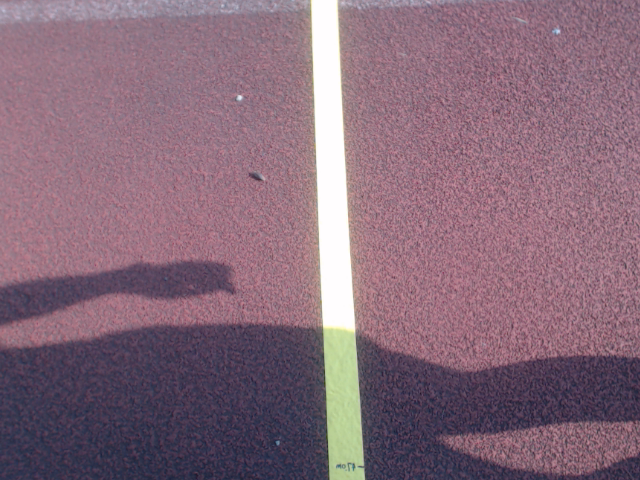
#> input picture DATA/3F/2544594.png, 640 x 480 px; its folder holds 4 pictures in this run
$ python horizontal_flip.py   (Python 2 division)
#> lines starting #> are read from the running program, lines starting #| are printed output that depends on the picture
import cv2
import os.path
import os
import numpy as np
import csv
import sys


DATA_DIR = "DATA/3F"


for filename in os.listdir(DATA_DIR):
    print int(filename[0])
    img = cv2.imread(os.path.join(DATA_DIR, filename))
#> img is the input picture: shape (480, 640, 3); mean B, G, R 121.4, 106, 134.3
    flipped = cv2.flip(img,1)
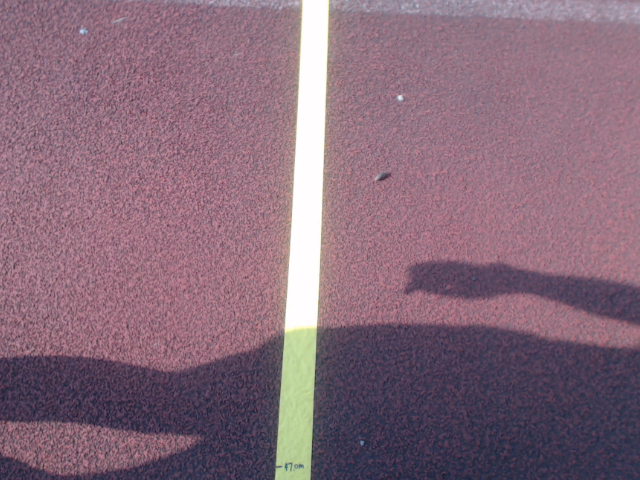
#> flipped: shape (480, 640, 3); mean B, G, R 121.4, 106, 134.3
    cv2.imwrite(os.path.join(DATA_DIR, filename), flipped)
#> pass 2 of the loop `for filename in os.listdir(DATA_DIR):`:
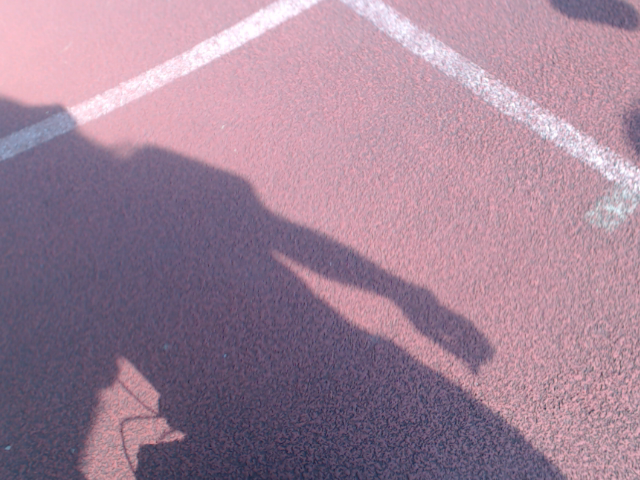
#> input picture DATA/3F/2656098.png, 640 x 480 px
#> img is the input picture: shape (480, 640, 3); mean B, G, R 150.8, 130.6, 160
#> `flipped = cv2.flip(img,1)`:
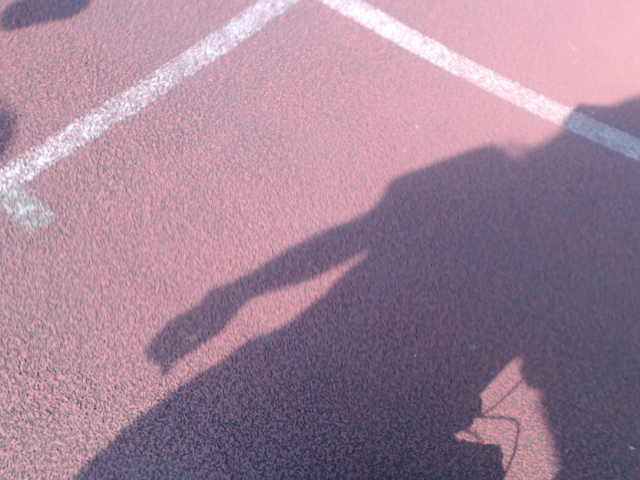
#> flipped: shape (480, 640, 3); mean B, G, R 150.8, 130.6, 160
#> pass 3 of the loop `for filename in os.listdir(DATA_DIR):`:
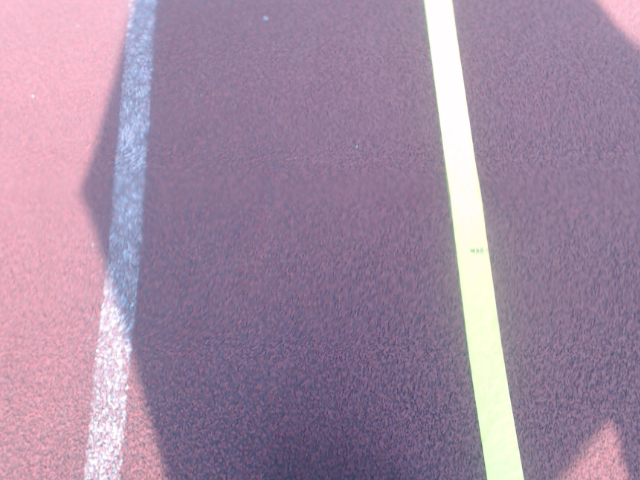
#> input picture DATA/3F/2878603.png, 640 x 480 px
#> img is the input picture: shape (480, 640, 3); mean B, G, R 161.5, 137.6, 161
#> `flipped = cv2.flip(img,1)`:
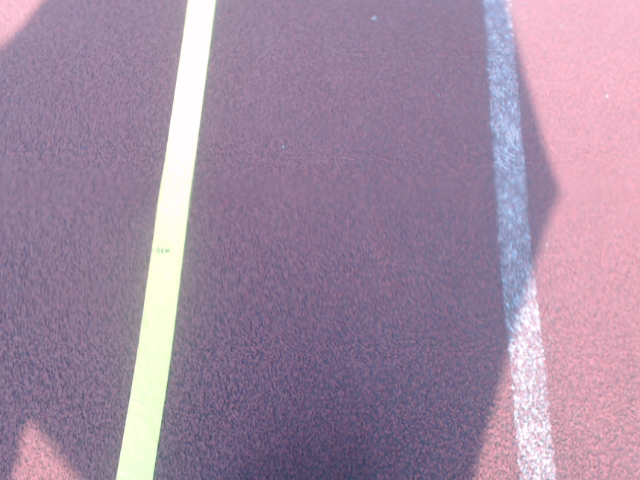
#> flipped: shape (480, 640, 3); mean B, G, R 161.5, 137.6, 161
#> the loop made 4 passes; the first 3 are shown
